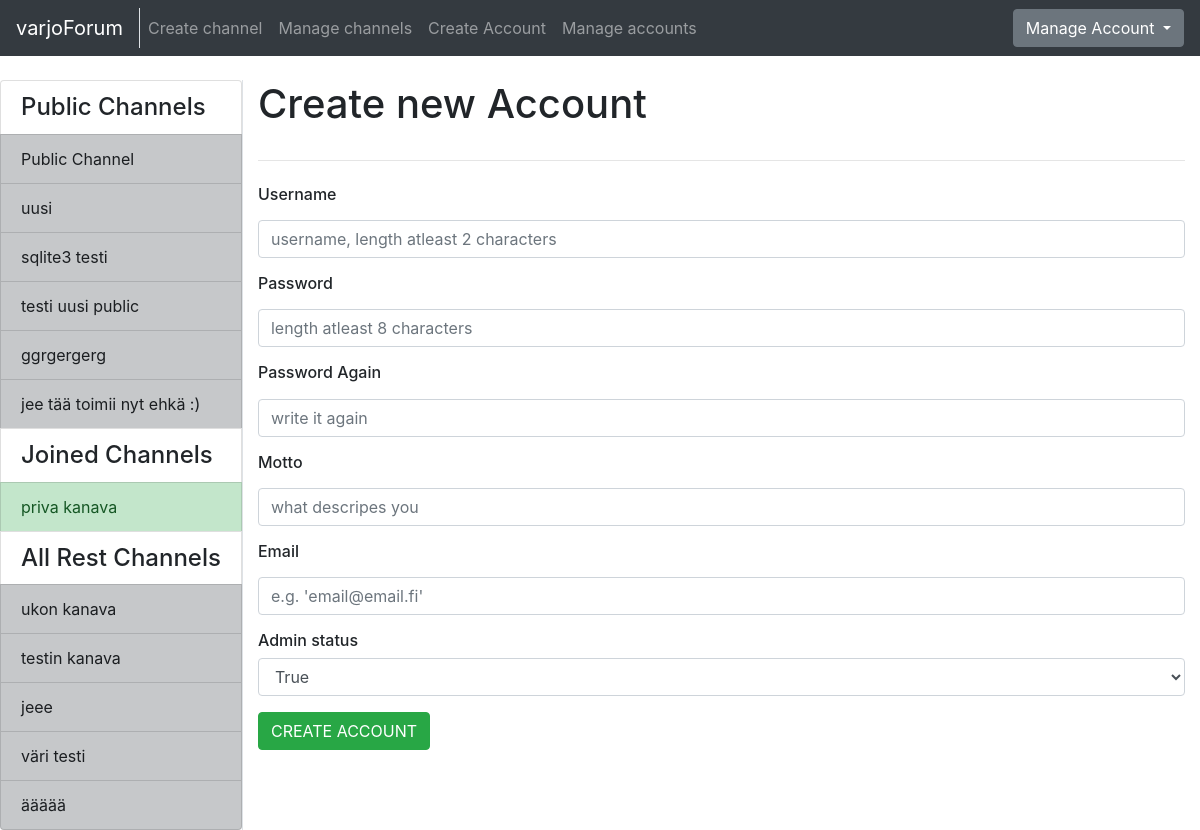
/auth/new/ (signed in), run on the app's committed database.
### application/channels/models.py (models this page shows, shortened)
class Channel(Base):
    name = db.Column(db.String(144), nullable=False)
    introduction = db.Column(db.Text, nullable=False)
    master_id = db.Column(db.Integer, nullable=False)
    public = db.Column(db.Boolean, nullable=False)
    messages = db.relationship("Message", backref='Channel', lazy=True)
    accounts = db.relationship('Account', secondary=accounts, lazy='subquery',
        backref=db.backref('channels', lazy=True))
    @staticmethod
    def get_my_channels(account_id):
        stmt = text("SELECT Channel.id, Channel.name, Channel.master_id"
                    " FROM Channel, Account, Accounts"
                    " WHERE Channel.id = Accounts.channel_id"
                    " AND Channel.public = False"
                    " AND Account.id = Accounts.account_id"
                    " AND Account.id = :account_id"
                    " ORDER BY Channel.name").params(account_id=account_id)
        res = db.engine.execute(stmt)
        response = []
        for row in res:
            response.append({"channel_id":row[0], "channel_name":row[1], "master_id":row[2]})
        return response
    @staticmethod
    def get_channels_where_not_in(account_id):
        stmt = text("SELECT channel.id, channel.name, channel.public"
                    " FROM Channel"
                    " WHERE Channel.id NOT IN ("
                        " SELECT Channel.id"
                            " FROM Channel, Account, Accounts"
                            " WHERE Channel.id = Accounts.channel_id"
                            " AND Account.id = Accounts.account_id"
                            " AND Account.id = :account_id"
                            " )").params(account_id=account_id)
        res = db.engine.execute(stmt)
        response = []
        for row in res:
            response.append({"id":row[0], "name":row[1], "public":row[2]})
        return response
    @staticmethod
    def get_all_publics():
        stmt = text("SELECT Channel.id, Channel.name"
                    " FROM Channel"
                    " WHERE Channel.public = True")
        res = db.engine.execute(stmt)
        response = []
        for row in res:
            response.append({"id":row[0], "name":row[1]})
        return response

### application/auth/models.py (models this page shows, shortened)
class Account(Base):
    username = db.Column(db.String(144), nullable=False)
    password = db.Column(db.String(144), nullable=False)
    motto = db.Column(db.String(144), nullable=False)
    admin = db.Column(db.Boolean, nullable=False)
    email = db.Column(db.String(144), nullable=False)
    messages = db.relationship("Message", backref='account', lazy=True)
    comments = db.relationship("Comment", backref='account', lazy=True)

### application/auth/views.py (the view, shortened to what this page needs)
@app.route("/auth/new/", methods=["GET", "POST"])
def account_create():
    if request.method == "GET":
        return render_template("auth/new.html",
            accountform = AccountForm(),
            my_channels=Channel.get_my_channels(current_user.id),
            all_channels=Channel.get_channels_where_not_in(current_user.id),
            public_channels=Channel.get_all_publics())

### application/auth/forms.py
class AccountForm(FlaskForm):
    username = TextField("Username", [validators.Length(min=2), validators.DataRequired()])
    password = PasswordField("Password", [validators.Length(min=8), validators.DataRequired()])
    password2 = PasswordField("Password Again", [validators.Length(min=8), validators.DataRequired()])
    motto = TextField("Motto", [validators.Length(min=2), validators.DataRequired()])
    email = TextField("Email", [validators.Length(min=2), validators.DataRequired(), validators.Email()])
    class Meta:
        csrf = False

### application/__init__.py (called while the page is built)
@login_manager.user_loader
def load_user(account_id):
  return Account.query.get(account_id)

### application/templates/auth/new.html (shortened to what this page needs)
{% extends "layout.html" %}
{% block body %}
<div class="row">
  <div class="col">
    <h1>Create new Account</h1>
  </div>
</div>
<hr class="my-4">
<div class="row">
  <div class="col">
    <form method="POST" action="{{ url_for('account_create') }}" name="accountform">
      <div class="form-group">
        <h6>{{ accountform.username.label }}</h6>
        {{ accountform.username(class="form-control", placeholder="username, length atleast 2 characters") }}
        <h6>{{ accountform.password.label }}</h6>
        {{ accountform.password(class="form-control", placeholder="length atleast 8 characters") }}
        <h6>{{ accountform.password2.label }}</h6>
        {{ accountform.password2(class="form-control", placeholder="write it again") }}
        <h6>{{ accountform.motto.label }}</h6>
        {{ accountform.motto(class="form-control", placeholder="what descripes you") }}
        <h6>{{ accountform.email.label }}</h6>
        {{ accountform.email(class="form-control", placeholder="e.g. 'email@email.fi'") }}
        <h6>Admin status</h6>
        <select class="form-control" name="super">
          <option value="True">True</option>
        </select>
      </div>
      <button type="submit" class="btn btn-success">CREATE ACCOUNT</button>
    </form>
  </div>
</div>
{% endblock %}

### application/templates/layout.html (shortened to what this page needs)
<!DOCTYPE html>
  <html>
    <head>
      <link rel="stylesheet" href="https://maxcdn.bootstrapcdn.com/bootstrap/4.0.0/css/bootstrap.min.css">
    </head>
    <body>
      <nav class="navbar navbar-expand-md navbar-dark bg-dark mb-4">
        <div class="border-right">
          <a class="navbar-brand" href="{{ url_for('index') }}">varjoForum</a>
        </div>
        <div class="collapse navbar-collapse" id="navbarCollapse">
          <ul class="navbar-nav mr-auto">
            {% if current_user.is_authenticated %}
              <li class="nav-item">
                <a class="nav-link" href="{{ url_for('channels_create') }}">Create channel</a>
              </li>
            {% endif %}
            {% if current_user.admin == True %}
              <li class="nav-item">
                <a href="{{ url_for('channel_manager') }}" class="nav-link">Manage channels</a>
              </li>
              <li class="nav-item">
                <a href="{{ url_for('account_create') }}" class="nav-link">Create Account</a>
              </li>
              <li class="nav-item">
                <a class="nav-link" href="{{ url_for('account_list') }}">Manage accounts</a>
              </li>
            {% endif %}
          </ul>
            {% if current_user.is_authenticated %}
            <div class="btn-group">
              <button type="button" class="btn btn-secondary dropdown-toggle" data-toggle="dropdown" aria-haspopup="true" aria-expanded="false">
                  Manage Account
              </button>
            </div>
            {% else %}
            <a class="btn btn-success" href="{{ url_for('auth_login') }}">Login</a>
            {% endif %}
        </div>
      </nav>
      <div class="container-fluid" >
        <div class="row">
            <div class="border-right">
              <div class="col-sx" >
                <div style="float: left">
                  <div class="list-group">
                  {% if current_user.is_authenticated %}
                    <h4 class="list-group-item">Public Channels</h4>
                    {% for public in public_channels %}
                      <a href="{{ url_for('one_channel_index', channel_id=public.id, sort='first') }}"
                          class="list-group-item list-group-item-action list-group-item-dark">
                        {{ public.name }}
                      </a>
                    {% endfor %}
                    {% if my_channels %}
                      <h4 class="list-group-item">Joined Channels</h4>
                    {% endif %}
                    {% for my_channel in my_channels %}
                      {% if my_channel.master_id == current_user.id %}
                      <a href="{{ url_for('one_channel_index', channel_id=my_channel.channel_id, sort='first') }}"
                          class="list-group-item list-group-item-action list-group-item-success">
                        {{ my_channel.channel_name }}
                      </a>
                      {% else %}
                      <a href="{{ url_for('one_channel_index', channel_id=my_channel.channel_id, sort='first') }}"
                          class="list-group-item list-group-item-action list-group-item-dark">
                        {{ my_channel.channel_name }}
                      </a>
                      {% endif %}
                    {% endfor %}
                    <h4 class="list-group-item">All Rest Channels</h4>
                {% else %}
                {% if all_channels %}
                <h4 class="list-group-item">All Channels</h4>
                {% endif %}
                {% endif %}
                {% for channel in all_channels %}
                  {% if channel.public == False %}
                  <a href="{{ url_for('one_channel_index', channel_id=channel.id, sort='first') }}"
                      class="list-group-item list-group-item-action list-group-item-dark">
                    {{ channel.name }}
                  </a>
                  {% endif %}
                {% endfor %}
              </div>
              </div>
              </div>
          </div>
          <div class="col">
            {% block body %}{% endblock %}
          </div>
        </div>
    </body>
  </html>

### data on the page
Channel: name "Public Channel"
Channel: name "uusi"
Channel: name "sqlite3 testi"
Channel: name "testi uusi public"
Channel: name "ggrgergerg"
Channel: name "jee tää toimii nyt ehkä :)"
Channel: channel_name "priva kanava"
Channel: name "ukon kanava"
Channel: name "testin kanava"
Channel: name "jeee"
Channel: name "väri testi"
Channel: name "äääää"
Account: motto.label "Motto"

### other printed values
{{ accountform.username.label }} "Username"
{{ accountform.password.label }} "Password"
{{ accountform.password2.label }} "Password Again"
{{ accountform.email.label }} "Email"
